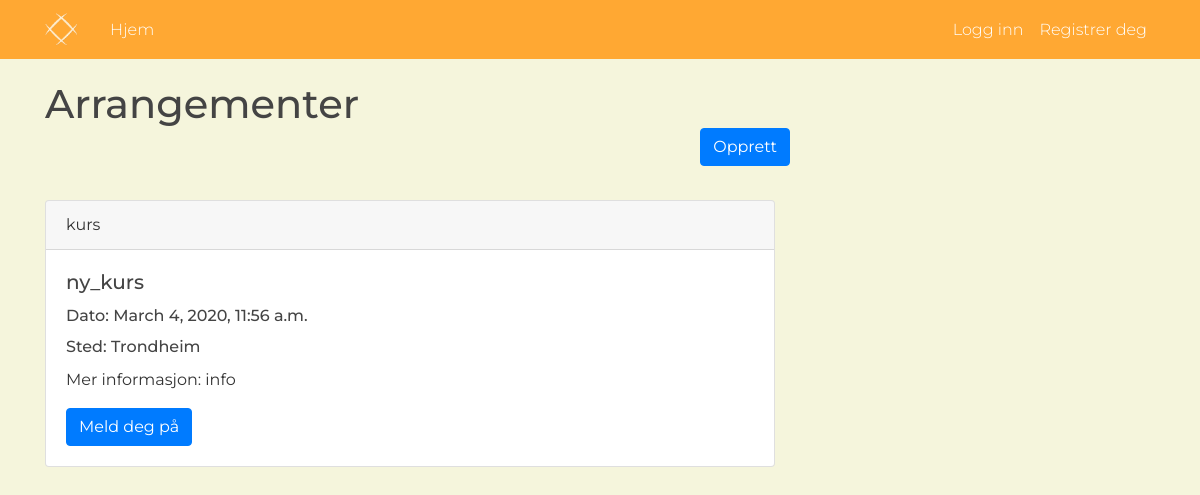
/events/, run on an earlier commit of the app's database.
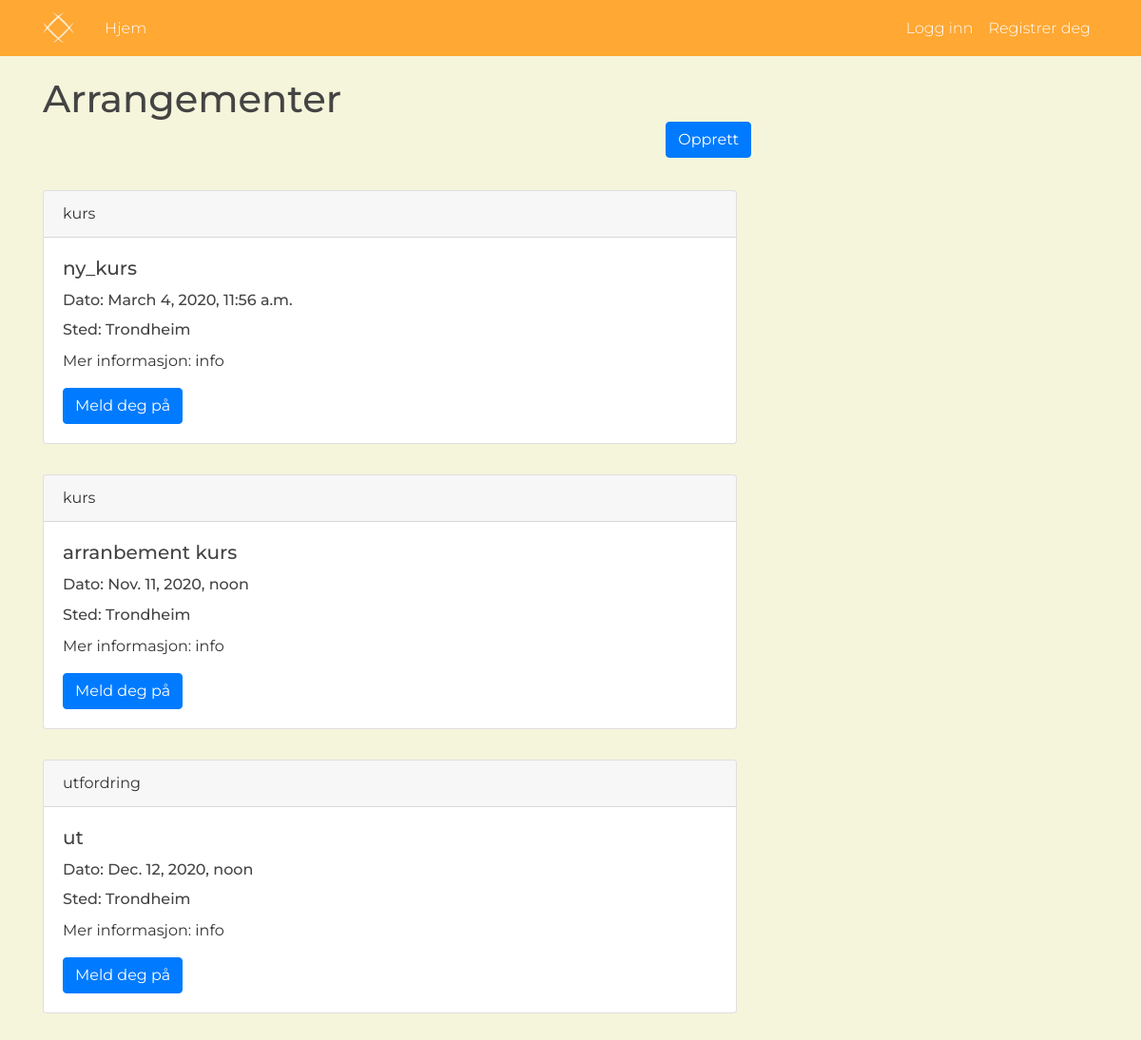
And on a later commit of the database.
### website/models.py (models this page shows, shortened)
class Arrangement(models.Model):
    type = models.CharField(max_length=50)
    title = models.CharField(max_length=50)
    tidspunkt = models.DateTimeField(default=timezone.now)
    innhold = models.TextField()
    location = models.CharField(max_length=50, null=True)
    forfatter = models.ForeignKey('Bruker', on_delete=models.CASCADE, null=True, default=None)
    objects = ArrangementManager()
    class Meta:
        verbose_name = ('arrangement')
        verbose_name_plural = ('arrangementer')
    def get_all(self):
        return Arrangement.objects.all()

### website/views.py (the view, shortened to what this page needs)
# urls.py: path("events/", views.events, name="events"),
def events(request):
    alleDeltok = deltokArrangement.getMyArrangementId(deltokArrangement, request.user)
    contex = {
        'arrangementer': Arrangement.get_all(Arrangement),
        'user': request.user,
        'alledeltok': alleDeltok,
    }
    return render(request, "website/events.html", contex)

### website/models.py (called while the page is built)
    def getMyArrangementId(self, user):
        list_id = []
        for arr in deltokArrangement.objects.all():
            if arr.bruker == user:
                list_id.append(arr.arrangement.id)
        return list_id

### website/templates/website/events.html (shortened to what this page needs)
{% extends "website/base.html" %}
{% block content %}
    <div style="display: table">
        <h1 style="margin-bottom: 2rem; display: inline">Arrangementer</h1>
        <form action="/createEvent/">
            <input type="submit" value="Opprett" class="btn btn-primary" style="display: table-cell; position: absolute; right: 0; vertical-align: middle"/>
        </form>
    </div>
    <br><br><br>
    {% for arr in arrangementer  %}
    <form method="POST">
            <div class="card" id="event-card" style="margin-bottom: 2rem;">
                <div class="card-header">
                    {{ arr.type }}
                </div>
                <div class="card-body">
                    <h5 class="card-title">{{ arr.title }}</h5>
                    <h6 class="card-title">Dato: {{ arr.tidspunkt }}</h6>
                    <h6 class="card-title">Sted: {{ arr.location }}</h6>
                    <p class="card-text">Mer informasjon: {{arr.innhold}} </p>
                    {% if user.is_bedrift != True %}
                    {% if arr.id in alledeltok %}
                    <input type="submit" name="meldAv" value="Meld deg av" class="btn btn-primary" style="background-color:#E01717; border-color:#E01717;"/>
                    {% else %}
                    <input type="submit" name="meldPaa" value="Meld deg på" class="btn btn-primary"/>
                    {% endif %}
                    {% endif %}
                </div>
            </div>
    </form>
    {% endfor %}
{% endblock content %}

### website/templates/website/base.html (shortened to what this page needs)
{% load static %}
<!DOCTYPE html>
<html>
<head>
    <link rel="stylesheet" href="https://maxcdn.bootstrapcdn.com/bootstrap/4.0.0/css/bootstrap.min.css">
    <link rel="stylesheet" type="text/css" href="{% static 'website/main.css' %}">
</head>
<body>
    <header class="site-header">
  <nav class="navbar navbar-expand-md navbar-dark bg-steel fixed-top">
    <div class="container">
      <a class="navbar-brand mr-4" href="{% url 'home' %}" style="font-family: Montserrat;"><img src="/static/website/images/Strikkit_logo_hvit.svg" alt="Strikkit logo" height="33" width="33"></a>
      <div class="collapse navbar-collapse" id="navbarToggle">
        <div class="navbar-nav mr-auto">
          <a class="nav-item nav-link" href="{% url 'home' %}">Hjem</a>
        </div>
         <div class="navbar-nav">
            {% if user.is_authenticated %}
            <a class="nav-item nav-link" href="{% url 'profile' %}">{{ user.first_name }} {{ user.last_name }}</a>
             <a class="nav-item nav-link">|</a>
            <a class="nav-item nav-link" href="{% url 'logout' %}">Logg ut</a>
            {% else %}
            <a class="nav-item nav-link" href="{% url 'login' %}">Logg inn</a>
            <a class="nav-item nav-link" href="{% url 'register' %}">Registrer deg</a>
            {% endif %}
          </div>
      </div>
    </div>
  </nav>
</header>
    <main role="main" class="container">
      <div class="row">
        <div class="col-md-8">
          {% block content %}{% endblock %}
        </div>
      </div>
</main>
</body>
</html>

### website/static/website/main.css (style rules this page uses)
body { background: beige; color: #333333; margin-top: 5rem; font-family: Montserrat, Arial; }
h1, h2, h3, h4, h5, h6 { color: #444444; }
.bg-steel { background-color: #FFA833; }
.site-header .navbar-nav .nav-link { color: #ffffff; font-weight: 350; }

What changed in the data, as far as the page shows it:
added Arrangement: type "kurs", title "arranbement kurs", tidspunkt "Nov. 11, 2020, noon", location "Trondheim", innhold "info"
added Arrangement: type "utfordring", title "ut", tidspunkt "Dec. 12, 2020, noon", location "Trondheim", innhold "info"
